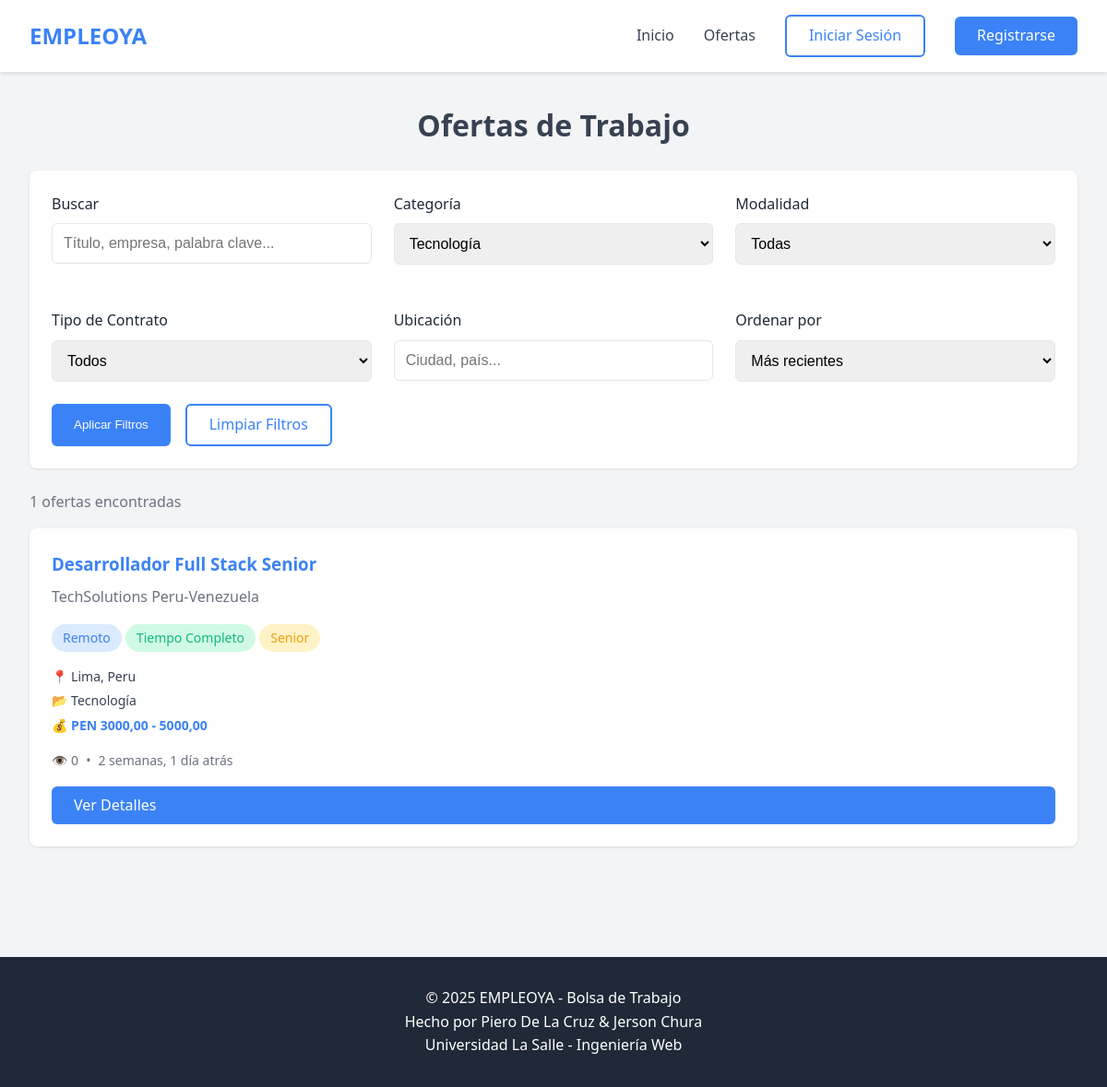
Page /ofertas/?categoria=1 on the earlier database version.
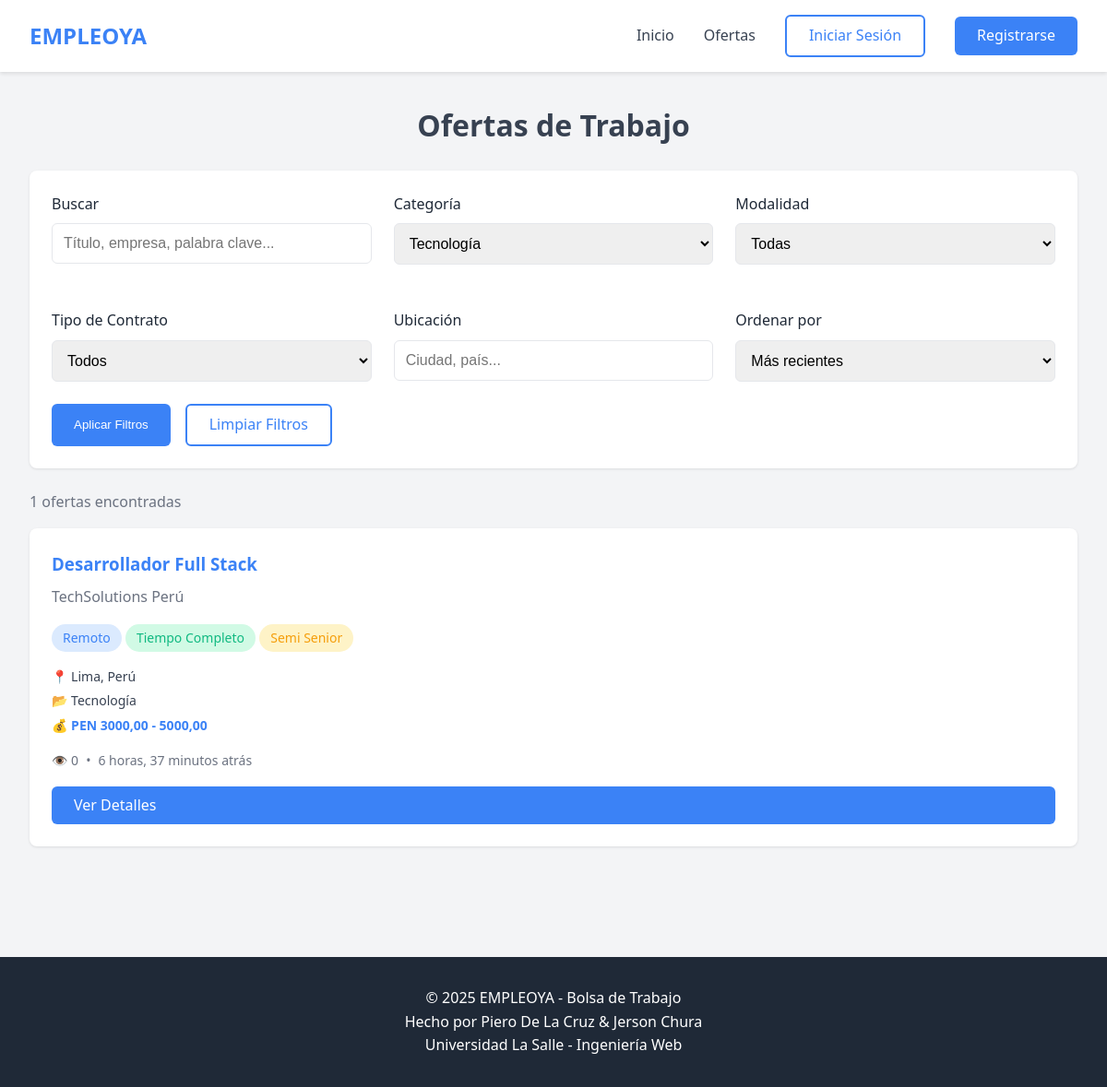
Same page on the later database version.
### MyWebApps/models.py (models this page shows, shortened)
class OfertaTrabajo(models.Model):
    MODALIDAD_CHOICES = [
        ('presencial', 'Presencial'),
        ('remoto', 'Remoto'),
        ('hibrido', 'Híbrido'),
    ]
    TIPO_CONTRATO_CHOICES = [
        ('tiempo_completo', 'Tiempo Completo'),
        ('medio_tiempo', 'Medio Tiempo'),
        ('por_proyecto', 'Por Proyecto'),
        ('freelance', 'Freelance'),
        ('practicas', 'Prácticas'),
        ('temporal', 'Temporal'),
    ]
    NIVEL_EXPERIENCIA_CHOICES = [
        ('sin_experiencia', 'Sin Experiencia'),
        ('junior', 'Junior'),
        ('semi_senior', 'Semi Senior'),
        ('senior', 'Senior'),
        ('lead', 'Lead/Experto'),
    ]
    ESTADO_CHOICES = [
        ('borrador', 'Borrador'),
        ('pendiente_aprobacion', 'Pendiente de Aprobación'),
        ('activa', 'Activa'),
        ('pausada', 'Pausada'),
        ('expirada', 'Expirada'),
        ('cerrada', 'Cerrada'),
    ]
    empresa = models.ForeignKey(
        Empresa,
        on_delete=models.CASCADE,
        related_name='ofertas',
        verbose_name='Empresa'
    )
    categoria = models.ForeignKey(
        Categoria,
        on_delete=models.SET_NULL,
        null=True,
        related_name='ofertas',
        verbose_name='Categoría'
    )
    titulo = models.CharField(max_length=200, verbose_name='Título')
    descripcion = models.TextField(verbose_name='Descripción')
    requisitos = models.TextField(blank=True, null=True, verbose_name='Requisitos')
    responsabilidades = models.TextField(blank=True, null=True, verbose_name='Responsabilidades')
    beneficios = models.TextField(blank=True, null=True, verbose_name='Beneficios')
    salario_min = models.DecimalField(
        max_digits=10,
        decimal_places=2,
        blank=True,
        null=True,
        verbose_name='Salario Mínimo'
    )
    salario_max = models.DecimalField(
        max_digits=10,
        decimal_places=2,
        blank=True,
        null=True,
        verbose_name='Salario Máximo'
    )
    moneda = models.CharField(max_length=3, default='PEN', verbose_name='Moneda')
    ubicacion = models.CharField(max_length=200, blank=True, null=True, verbose_name='Ubicación')
    modalidad = models.CharField(
        max_length=20,
        choices=MODALIDAD_CHOICES,
        verbose_name='Modalidad'
    )
    tipo_contrato = models.CharField(
        max_length=20,
        choices=TIPO_CONTRATO_CHOICES,
        verbose_name='Tipo de Contrato'
    )
    nivel_experiencia = models.CharField(
        max_length=20,
        choices=NIVEL_EXPERIENCIA_CHOICES,
        verbose_name='Nivel de Experiencia Requerido'
    )
    vacantes_disponibles = models.IntegerField(
        default=1,
        validators=[MinValueValidator(1)],
        verbose_name='Vacantes Disponibles'
    )
    fecha_publicacion = models.DateTimeField(blank=True, null=True, verbose_name='Fecha de Publicación')
    fecha_expiracion = models.DateTimeField(blank=True, null=True, verbose_name='Fecha de Expiración')
    fecha_inicio_deseada = models.DateField(blank=True, null=True, verbose_name='Fecha de Inicio Deseada')
    estado = models.CharField(
        max_length=30,
        choices=ESTADO_CHOICES,
        default='borrador',
        verbose_name='Estado'
    )
    aprobada_admin = models.BooleanField(default=False, verbose_name='Aprobada por Admin')
    fecha_aprobacion = models.DateTimeField(blank=True, null=True, verbose_name='Fecha de Aprobación')
    vistas = models.IntegerField(default=0, verbose_name='Número de Vistas')
    fecha_creacion = models.DateTimeField(auto_now_add=True, verbose_name='Fecha de Creación')
    fecha_actualizacion = models.DateTimeField(auto_now=True, verbose_name='Última Actualización')
    class Meta:
        db_table = 'oferta_trabajo'
        verbose_name = 'Oferta de Trabajo'
        verbose_name_plural = 'Ofertas de Trabajo'
        ordering = ['-fecha_publicacion', '-fecha_creacion']
        indexes = [
            models.Index(fields=['estado', 'fecha_publicacion']),
            models.Index(fields=['categoria', 'estado']),
            models.Index(fields=['modalidad', 'estado']),
        ]

class Empresa(models.Model):
    TAMANO_EMPRESA_CHOICES = [
        ('startup', 'Startup (1-10)'),
        ('pyme', 'PYME (11-50)'),
        ('mediana', 'Mediana (51-200)'),
        ('grande', 'Grande (201-1000)'),
        ('corporacion', 'Corporación (1000+)'),
    ]
    usuario = models.OneToOneField(
        Usuario,
        on_delete=models.CASCADE,
        related_name='empresa',
        verbose_name='Usuario'
    )
    nombre_empresa = models.CharField(max_length=200, verbose_name='Nombre de la Empresa')
    ruc = models.CharField(max_length=20, unique=True, null=True, blank=True, verbose_name='RUC')
    descripcion = models.TextField(blank=True, null=True, verbose_name='Descripción')
    sector = models.CharField(max_length=100, blank=True, null=True, verbose_name='Sector')
    ubicacion = models.CharField(max_length=200, blank=True, null=True, verbose_name='Ubicación')
    sitio_web = models.URLField(blank=True, null=True, verbose_name='Sitio Web')
    logo_url = models.CharField(max_length=500, blank=True, null=True, verbose_name='URL del Logo')
    tamaño_empresa = models.CharField(
        max_length=20,
        choices=TAMANO_EMPRESA_CHOICES,
        default='pyme',
        verbose_name='Tamaño de Empresa'
    )
    telefono_empresa = models.CharField(max_length=20, blank=True, null=True, verbose_name='Teléfono')
    verificada = models.BooleanField(default=False, verbose_name='Verificada')
    fecha_creacion = models.DateTimeField(auto_now_add=True, verbose_name='Fecha de Creación')
    fecha_actualizacion = models.DateTimeField(auto_now=True, verbose_name='Última Actualización')
    class Meta:
        db_table = 'empresa'
        verbose_name = 'Empresa'
        verbose_name_plural = 'Empresas'
        ordering = ['-fecha_creacion']

class Categoria(models.Model):
    nombre = models.CharField(max_length=100, unique=True, verbose_name='Nombre')
    descripcion = models.TextField(blank=True, null=True, verbose_name='Descripción')
    icono = models.CharField(max_length=50, blank=True, null=True, verbose_name='Icono')
    activa = models.BooleanField(default=True, verbose_name='Activa')
    fecha_creacion = models.DateTimeField(auto_now_add=True, verbose_name='Fecha de Creación')
    class Meta:
        db_table = 'categoria'
        verbose_name = 'Categoría'
        verbose_name_plural = 'Categorías'
        ordering = ['nombre']

### MyWebApps/views.py (the view)
# urls.py: path('ofertas/', views.ofertas_lista, name='ofertas_lista'),
def ofertas_lista(request):
    ofertas = OfertaTrabajo.objects.filter(
        estado='activa',
        aprobada_admin=True
    ).select_related('empresa', 'categoria')
    search = request.GET.get('search', '')
    categoria_id = request.GET.get('categoria', '')
    modalidad = request.GET.get('modalidad', '')
    ubicacion = request.GET.get('ubicacion', '')
    tipo_contrato = request.GET.get('tipo_contrato', '')
    if search:
        ofertas = ofertas.filter(
            Q(titulo__icontains=search) |
            Q(descripcion__icontains=search) |
            Q(empresa__nombre_empresa__icontains=search)
        )
    if categoria_id:
        ofertas = ofertas.filter(categoria_id=categoria_id)
    if modalidad:
        ofertas = ofertas.filter(modalidad=modalidad)
    if ubicacion:
        ofertas = ofertas.filter(ubicacion__icontains=ubicacion)
    if tipo_contrato:
        ofertas = ofertas.filter(tipo_contrato=tipo_contrato)
    orden = request.GET.get('orden', '-fecha_publicacion')
    ofertas = ofertas.order_by(orden)
    paginator = Paginator(ofertas, 12)
    page_number = request.GET.get('page', 1)
    page_obj = paginator.get_page(page_number)
    categorias = Categoria.objects.filter(activa=True)
    context = {
        'page_obj': page_obj,
        'categorias': categorias,
        'search': search,
        'categoria_id': categoria_id,
        'modalidad': modalidad,
        'ubicacion': ubicacion,
        'tipo_contrato': tipo_contrato,
        'orden': orden,
    }
    return render(request, 'MyWebApps/ofertas_lista.html', context)

### MyWebApps/templates/MyWebApps/ofertas_lista.html (shortened to what the changed rows need)
{% extends 'MyWebApps/base.html' %}
{% block content %}
<div class="container">
    <h1 class="text-center mb-3">Ofertas de Trabajo</h1>
    <div class="grid grid-2">
        {% for oferta in page_obj %}
        <div class="card">
            <div style="margin-bottom: 1rem;">
                <h3 style="margin-bottom: 0.5rem;">
                    <a href="{% url 'oferta_detalle' oferta.id %}" style="color: var(--primary); text-decoration: none;">
                        {{ oferta.titulo }}
                    </a>
                </h3>
                <p class="text-muted" style="margin: 0;">{{ oferta.empresa.nombre_empresa }}</p>
            </div>
            <div style="margin-bottom: 1rem;">
                <span class="badge badge-primary">{{ oferta.get_modalidad_display }}</span>
                <span class="badge badge-success">{{ oferta.get_tipo_contrato_display }}</span>
                <span class="badge badge-warning">{{ oferta.get_nivel_experiencia_display }}</span>
            </div>
            <div style="font-size: 0.875rem; color: var(--text); margin-bottom: 1rem;">
                <p style="margin: 0.25rem 0;">📍 {{ oferta.ubicacion }}</p>
                <p style="margin: 0.25rem 0;">📂 {{ oferta.categoria.nombre }}</p>
                {% if oferta.salario_min and oferta.salario_max %}
                <p style="margin: 0.25rem 0; font-weight: 600; color: var(--primary);">
                    💰 {{ oferta.moneda }} {{ oferta.salario_min }} - {{ oferta.salario_max }}
                </p>
                {% endif %}
            </div>
            <div style="display: flex; gap: 0.5rem; font-size: 0.875rem; color: #6b7280; margin-bottom: 1rem;">
                <span>👁️ {{ oferta.vistas }}</span>
                <span>•</span>
                <span>{{ oferta.fecha_publicacion|timesince }} atrás</span>
            </div>
            <a href="{% url 'oferta_detalle' oferta.id %}" class="btn btn-primary" style="width: 100%;">
                Ver Detalles
            </a>
        </div>
        {% empty %}
        <div class="card" style="grid-column: 1 / -1; text-align: center; padding: 3rem;">
            <p class="text-muted">No se encontraron ofertas con los filtros seleccionados</p>
            <a href="{% url 'ofertas_lista' %}" class="btn btn-outline mt-2">Ver todas las ofertas</a>
        </div>
        {% endfor %}
    </div>
</div>
{% endblock %}

Differences in the rows shown:
changed OfertaTrabajo "Remoto": titulo "Desarrollador Full Stack Senior" → "Desarrollador Full Stack"; empresa.nombre_empresa "TechSolutions Peru-Venezuela" → "TechSolutions Perú"; nivel_experiencia "Senior" → "Semi Senior"; ubicacion "Lima, Peru" → "Lima, Perú"; fecha_publicacion "2 semanas, 1 día" → "6 horas, 37 minutos"
